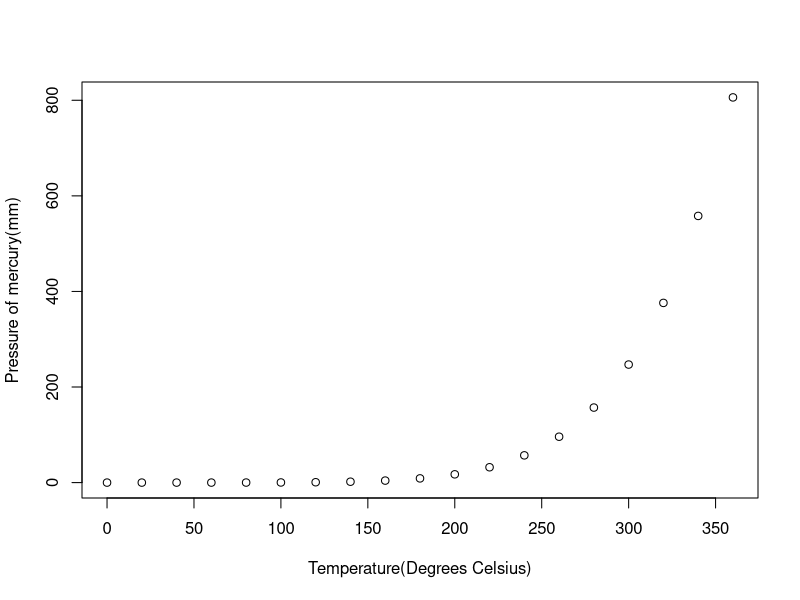
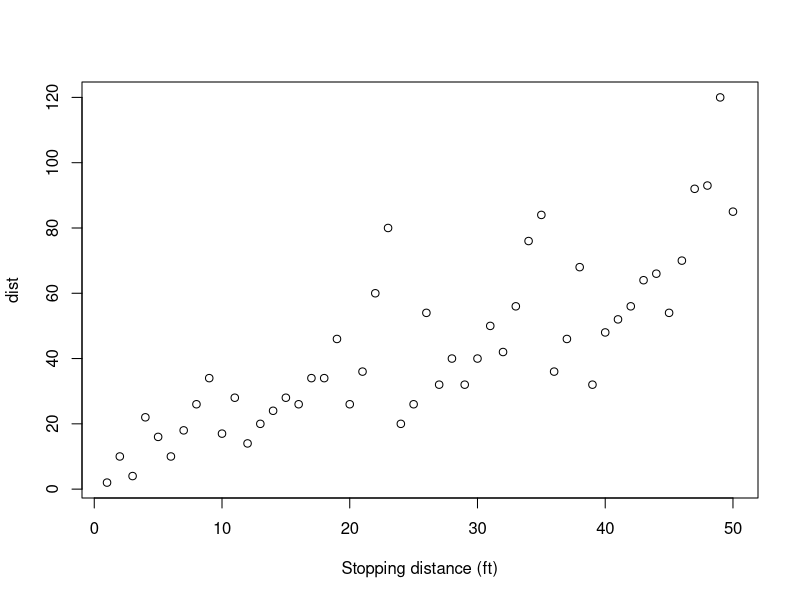
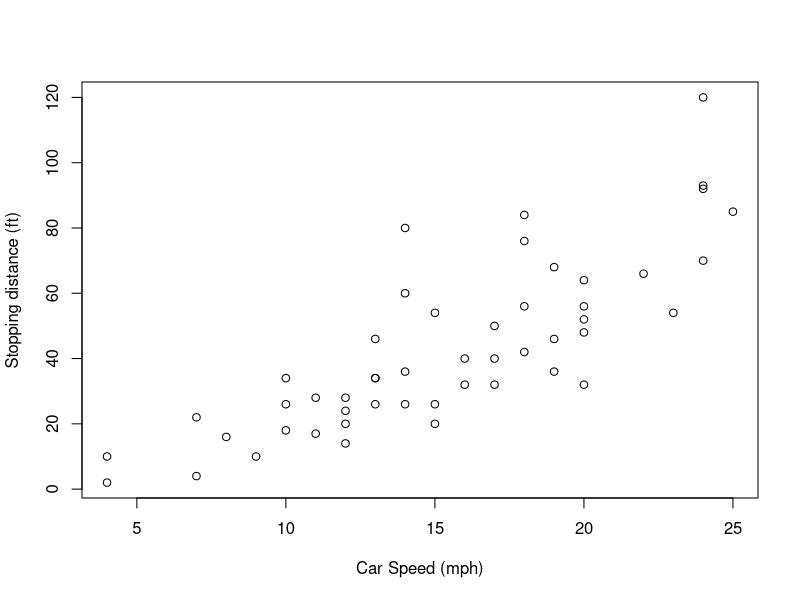

These figures' R source, in order:
## ---- chunk 1

summary(cars)

## ---- chunk 2
plot(pressure, xlab="Temperature(Degrees Celsius)",ylab="Pressure of mercury(mm)")
## ---- chunk 3
dist<-cars[,2]
plot(dist, xlab='Stopping distance (ft)')
plot (cars,xlab= 'Car Speed (mph)', ylab='Stopping distance (ft)')
